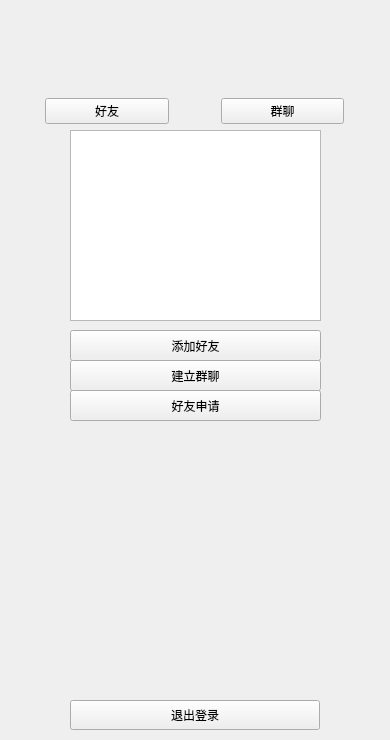
<?xml version="1.0" encoding="UTF-8"?>
<ui version="4.0">
 <class>L_group</class>
 <widget class="QWidget" name="L_group">
  <property name="geometry">
   <rect>
    <x>0</x>
    <y>0</y>
    <width>390</width>
    <height>740</height>
   </rect>
  </property>
  <property name="minimumSize">
   <size>
    <width>390</width>
    <height>740</height>
   </size>
  </property>
  <property name="maximumSize">
   <size>
    <width>390</width>
    <height>740</height>
   </size>
  </property>
  <property name="windowTitle">
   <string>Form</string>
  </property>
  <widget class="QWidget" name="widget" native="true">
   <property name="geometry">
    <rect>
     <x>0</x>
     <y>90</y>
     <width>389</width>
     <height>42</height>
    </rect>
   </property>
   <layout class="QHBoxLayout" name="horizontalLayout_2">
    <item>
     <spacer name="horizontalSpacer_4">
      <property name="orientation">
       <enum>Qt::Horizontal</enum>
      </property>
      <property name="sizeHint" stdset="0">
       <size>
        <width>40</width>
        <height>20</height>
       </size>
      </property>
     </spacer>
    </item>
    <item>
     <widget class="QPushButton" name="btn_friend">
      <property name="sizePolicy">
       <sizepolicy hsizetype="Fixed" vsizetype="Fixed">
        <horstretch>0</horstretch>
        <verstretch>0</verstretch>
       </sizepolicy>
      </property>
      <property name="minimumSize">
       <size>
        <width>124</width>
        <height>24</height>
       </size>
      </property>
      <property name="text">
       <string>好友</string>
      </property>
     </widget>
    </item>
    <item>
     <spacer name="horizontalSpacer_5">
      <property name="orientation">
       <enum>Qt::Horizontal</enum>
      </property>
      <property name="sizeHint" stdset="0">
       <size>
        <width>20</width>
        <height>20</height>
       </size>
      </property>
     </spacer>
    </item>
    <item>
     <widget class="QPushButton" name="btn_group">
      <property name="sizePolicy">
       <sizepolicy hsizetype="Fixed" vsizetype="Fixed">
        <horstretch>0</horstretch>
        <verstretch>0</verstretch>
       </sizepolicy>
      </property>
      <property name="minimumSize">
       <size>
        <width>123</width>
        <height>24</height>
       </size>
      </property>
      <property name="text">
       <string>群聊</string>
      </property>
     </widget>
    </item>
    <item>
     <spacer name="horizontalSpacer_6">
      <property name="orientation">
       <enum>Qt::Horizontal</enum>
      </property>
      <property name="sizeHint" stdset="0">
       <size>
        <width>40</width>
        <height>20</height>
       </size>
      </property>
     </spacer>
    </item>
   </layout>
  </widget>
  <widget class="QPushButton" name="btn_apfriend">
   <property name="geometry">
    <rect>
     <x>70</x>
     <y>390</y>
     <width>251</width>
     <height>31</height>
    </rect>
   </property>
   <property name="text">
    <string>好友申请</string>
   </property>
  </widget>
  <widget class="QPushButton" name="btn_addfriend">
   <property name="geometry">
    <rect>
     <x>70</x>
     <y>330</y>
     <width>251</width>
     <height>31</height>
    </rect>
   </property>
   <property name="text">
    <string>添加好友</string>
   </property>
  </widget>
  <widget class="QListWidget" name="listWidget">
   <property name="geometry">
    <rect>
     <x>70</x>
     <y>130</y>
     <width>251</width>
     <height>191</height>
    </rect>
   </property>
  </widget>
  <widget class="QPushButton" name="btn_setgroup">
   <property name="geometry">
    <rect>
     <x>70</x>
     <y>360</y>
     <width>251</width>
     <height>31</height>
    </rect>
   </property>
   <property name="text">
    <string>建立群聊</string>
   </property>
  </widget>
  <widget class="QPushButton" name="btn_logout">
   <property name="geometry">
    <rect>
     <x>70</x>
     <y>700</y>
     <width>250</width>
     <height>30</height>
    </rect>
   </property>
   <property name="text">
    <string>退出登录</string>
   </property>
  </widget>
 </widget>
 <resources/>
 <connections/>
</ui>
